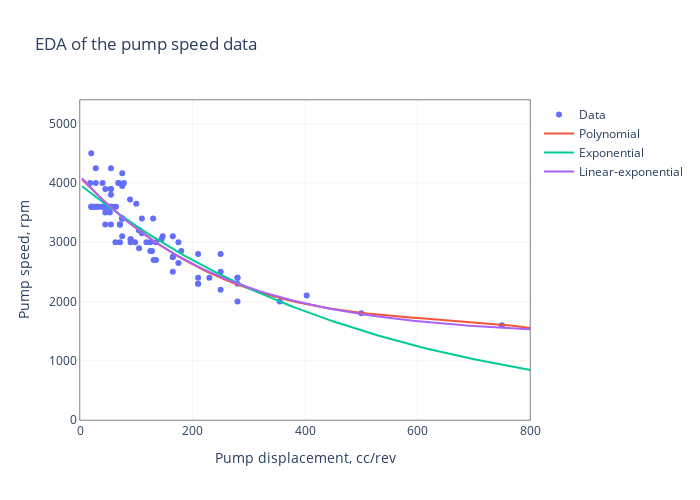

This figure's notebook cell:
### Code cell
x_cont=np.linspace(.2*np.amin(x_train),1.2*np.amax(x_train),num=100)
fig = go.Figure()
fig.add_scatter(x=x_train, y=y_train, mode='markers',name='Data')
fig.add_scatter(x=x_cont,y=lin_reg.predict(poly_reg.fit_transform(x_cont.reshape(x_cont.size,1))),
mode='lines',name='Polynomial')
fig.add_scatter(x=x_cont, y=regModel(x_cont,*cSpeedPumps_two_params), mode='lines',name='Exponential')
fig.add_scatter(x=x_cont, y=regModel(x_cont,*cSpeedPumps_three_params), mode='lines',name='Linear-exponential')
fig.update_layout(
    title=f'EDA of the {machine_type} {data_type} data',
    width=700,
    height=500,
    xaxis=dict(
        title=f'{machine_type.capitalize()} displacement, cc/rev',
        showline=True,
        linecolor='black',
        mirror=True,
        showgrid=True,
        gridcolor='LightGray',
        gridwidth=0.25,
        linewidth=0.5,
        range=[0, round(1.1 * max(x_train), -2)]
    ),
    yaxis=dict(
        title=f'{machine_type.capitalize()} {data_type}, rpm' if data_type == 'speed' else f'{machine_type.capitalize()} {data_type}, kg',
        showline=True,
        linecolor='black',
        mirror=True,
        showgrid=True,
        gridcolor='LightGray',
        gridwidth=0.25,
        linewidth=0.5,
        range=[0, round(1.2 * max(y_train), -2)]
    ),
    plot_bgcolor='rgba(255,255,255,1)',
    paper_bgcolor='rgba(255,255,255,0)',
    showlegend=True,
)
fig.show()
